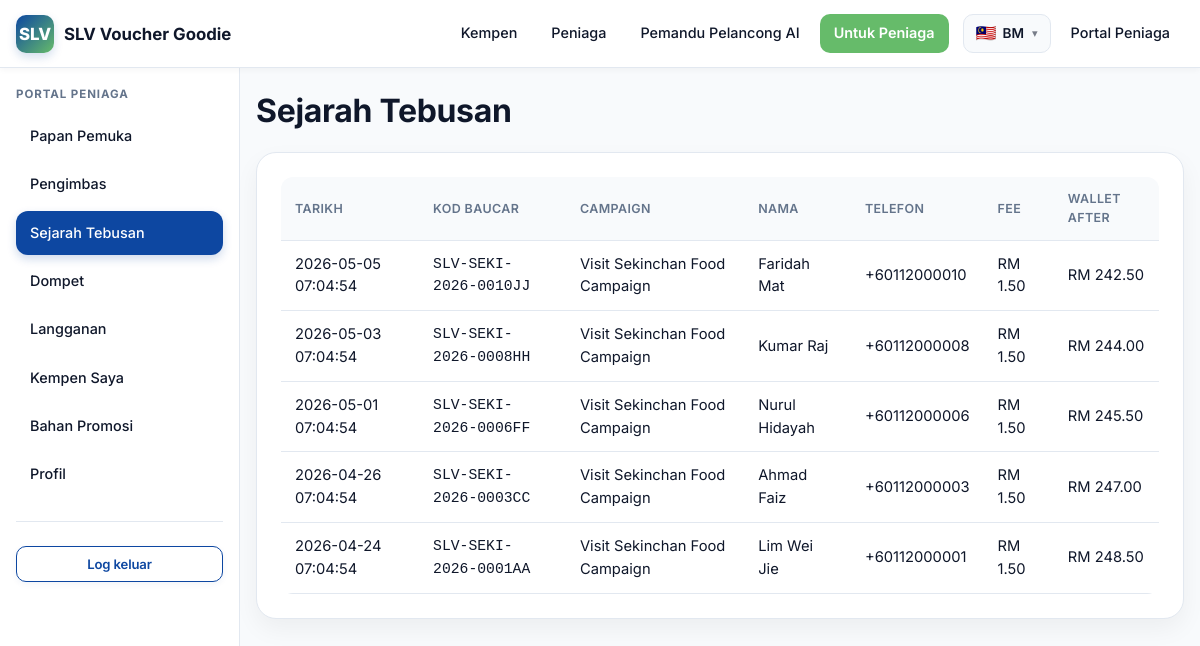
Before: /merchant/redemptions (signed in) with the older database file.
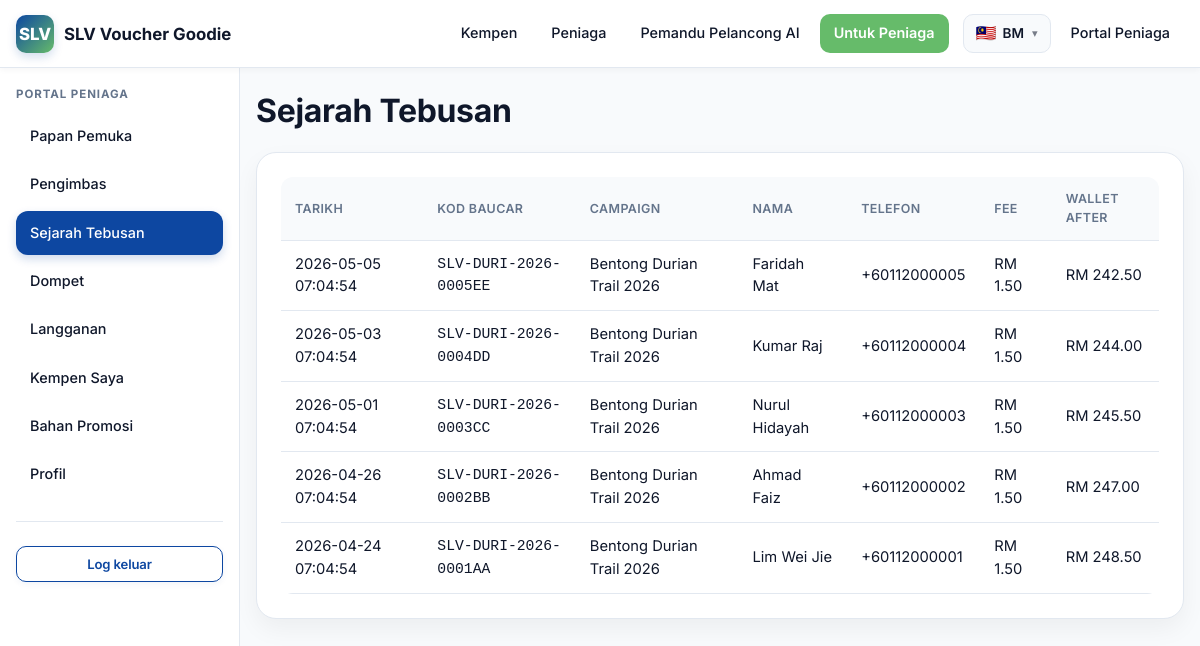
After: the same page with the newer database file.
### tables this page shows
CREATE TABLE redemptions (
  id                    BIGINT UNSIGNED NOT NULL AUTO_INCREMENT,
  voucher_id            BIGINT UNSIGNED NOT NULL,
  campaign_id           BIGINT UNSIGNED NOT NULL,
  merchant_id           BIGINT UNSIGNED NOT NULL,
  redemption_fee        DECIMAL(10,2) NOT NULL DEFAULT 1.50,
  wallet_balance_before DECIMAL(10,2) NOT NULL,
  wallet_balance_after  DECIMAL(10,2) NOT NULL,
  redeemed_by           BIGINT UNSIGNED DEFAULT NULL,  
  redeemed_at           DATETIME NOT NULL DEFAULT CURRENT_TIMESTAMP,
  PRIMARY KEY (id),
  UNIQUE KEY uniq_redemptions_voucher (voucher_id),
  KEY idx_red_campaign (campaign_id),
  KEY idx_red_merchant (merchant_id),
  CONSTRAINT fk_red_voucher FOREIGN KEY (voucher_id) REFERENCES vouchers(id) ON DELETE CASCADE,
  CONSTRAINT fk_red_campaign FOREIGN KEY (campaign_id) REFERENCES campaigns(id) ON DELETE CASCADE,
  CONSTRAINT fk_red_merchant FOREIGN KEY (merchant_id) REFERENCES merchants(id) ON DELETE CASCADE,
  CONSTRAINT fk_red_user FOREIGN KEY (redeemed_by) REFERENCES users(id) ON DELETE SET NULL
);

CREATE TABLE vouchers (
  id              BIGINT UNSIGNED NOT NULL AUTO_INCREMENT,
  campaign_id     BIGINT UNSIGNED NOT NULL,
  merchant_id     BIGINT UNSIGNED DEFAULT NULL,  
  voucher_code    VARCHAR(60) NOT NULL,
  qr_token        TEXT NOT NULL,  
  customer_name   VARCHAR(120) NOT NULL,
  customer_phone  VARCHAR(40) NOT NULL,
  status          ENUM('claimed','redeemed','expired','void') NOT NULL DEFAULT 'claimed',
  claimed_at      DATETIME NOT NULL DEFAULT CURRENT_TIMESTAMP,
  redeemed_at     DATETIME DEFAULT NULL,
  expired_at      DATETIME DEFAULT NULL,
  created_at      DATETIME NOT NULL DEFAULT CURRENT_TIMESTAMP,
  PRIMARY KEY (id),
  UNIQUE KEY uniq_vouchers_code (voucher_code),
  KEY idx_vouchers_campaign (campaign_id),
  KEY idx_vouchers_phone (customer_phone),
  KEY idx_vouchers_status (status),
  CONSTRAINT fk_vouchers_campaign FOREIGN KEY (campaign_id) REFERENCES campaigns(id) ON DELETE CASCADE,
  CONSTRAINT fk_vouchers_merchant FOREIGN KEY (merchant_id) REFERENCES merchants(id) ON DELETE SET NULL
);

CREATE TABLE campaigns (
  id             BIGINT UNSIGNED NOT NULL AUTO_INCREMENT,
  location_id    BIGINT UNSIGNED DEFAULT NULL,
  campaign_name  VARCHAR(180) NOT NULL,
  slug           VARCHAR(180) NOT NULL,
  description    TEXT,
  voucher_type   ENUM('cash','discount','free_gift','b1f1','experience','tourism','festival') NOT NULL DEFAULT 'cash',
  voucher_value  DECIMAL(10,2) NOT NULL DEFAULT 0.00,
  start_date     DATE DEFAULT NULL,
  end_date       DATE DEFAULT NULL,
  banner_image   VARCHAR(255) DEFAULT NULL,
  claim_limit    INT UNSIGNED NOT NULL DEFAULT 0,  
  terms          TEXT,
  status         ENUM('draft','active','ended','paused') NOT NULL DEFAULT 'draft',
  created_at     DATETIME NOT NULL DEFAULT CURRENT_TIMESTAMP,
  PRIMARY KEY (id),
  UNIQUE KEY uniq_campaigns_slug (slug),
  KEY idx_campaigns_location (location_id),
  CONSTRAINT fk_campaigns_location FOREIGN KEY (location_id) REFERENCES locations(id) ON DELETE SET NULL
);

### app/Core/View.php (called while the page is built, shortened)
<?php
class View
{
    private string $base;
    public function __construct()
    {
        $this->base = SLV_ROOT . '/app/Views/';
    }
    public function render(string $template, array $data = [], ?string $layout = null): string
    {
        $file = $this->base . $template . '.php';
        $data['_user'] = Auth::user();
        $data['_lang'] = Lang::current();
        $data['_flash'] = [
            'success' => flash('success'),
            'error'   => flash('error'),
            'info'    => flash('info'),
        ];
        $data['_errors'] = flash('errors') ?: [];
        $content = $this->capture($file, $data);
        if ($layout === null) {
            if (str_starts_with($template, 'admin/')) {
                $layout = 'layouts/admin';
            } elseif (str_starts_with($template, 'merchant/')) {
                $layout = 'layouts/merchant';
            } elseif (str_starts_with($template, 'errors/')) {
                $layout = 'layouts/public';
            } elseif (!str_starts_with($template, 'layouts/') && !str_starts_with($template, 'partials/')) {
                $layout = 'layouts/public';
            }
        }
        if ($layout) {
            $layoutFile = $this->base . $layout . '.php';
            return $this->capture($layoutFile, array_merge($data, ['content' => $content]));
        }
        return $content;
    }
    private function capture(string $file, array $data): string
    {
        extract($data, EXTR_SKIP);
        require $file;
        return (string) ob_get_clean();
    }
}

### app/Controllers/Merchant/RedemptionController.php (called while the page is built, shortened)
<?php
class RedemptionController extends Controller
{
    public function index(array $params): void
    {
        $merchant = Merchant::findByUserId((int) Auth::id());
        $rows = Redemption::listForMerchant((int) $merchant['id']);
        $this->render('merchant/redemptions', [
            'title'    => __('merchant.redemptions'),
            'merchant' => $merchant,
            'rows'     => $rows,
        ]);
    }
}

### public/index.php (called while the page is built, shortened)
<?php
require SLV_ROOT . '/config/config.php';
spl_autoload_register(function (string $class): void {
    $relative = str_replace('\\', '/', substr($class, 4));
    $path = SLV_ROOT . '/app/' . $relative . '.php';
});
require SLV_ROOT . '/app/Core/helpers.php';
$router = new \App\Core\Router();
$router->dispatch();

### app/Core/Lang.php (called while the page is built, shortened)
<?php
class Lang
{
    private static array $messages = [];
    public static function boot(): void
    {
        $default = config('config.lang.default', 'en');
        $current = $_SESSION['lang'] ?? $default;
        $file = SLV_ROOT . '/app/Lang/' . $current . '.php';
        $fallback = SLV_ROOT . '/app/Lang/en.php';
        $messages = is_file($fallback) ? require $fallback : [];
        if ($current !== 'en' && is_file($file)) {
            $messages = array_replace_recursive($messages, require $file);
        }
        self::$messages = $messages;
    }
    public static function get(string $key, array $replace = []): string
    {
        $segments = explode('.', $key);
        $value = self::$messages;
        foreach ($segments as $segment) {
            $value = $value[$segment];
        }
        return $value;
    }
}

### app/Core/helpers.php (called while the page is built, shortened)
<?php
if (!function_exists('config')) {
    function config(string $key, mixed $default = null): mixed
    {
        static $cache = [];
        [$file, $path] = array_pad(explode('.', $key, 2), 2, null);
        if (!isset($cache[$file])) {
            $full = SLV_ROOT . '/config/' . $file . '.php';
            $cache[$file] = is_file($full) ? require $full : [];
        }
        if ($path === null) {
            return $cache[$file];
        }
        $value = $cache[$file];
        foreach (explode('.', $path) as $segment) {
            $value = $value[$segment];
        }
        return $value;
    }
}
if (!function_exists('e')) {
    function e(?string $value): string
    {
        return htmlspecialchars((string) $value, ENT_QUOTES | ENT_SUBSTITUTE, 'UTF-8');
    }
}
if (!function_exists('__')) {
    function __(string $key, array $replace = []): string
    {
        return \App\Core\Lang::get($key, $replace);
    }
}
if (!function_exists('rm')) {
    function rm(float|int|string|null $value): string
    {
        return 'RM ' . number_format((float) $value, 2);
    }
}

### app/Core/Auth.php (called while the page is built, shortened)
<?php
class Auth
{
    public static function user(): ?array
    {
        return $_SESSION['user'] ?? null;
    }
    public static function id(): ?int
    {
        return self::user()['id'] ?? null;
    }
}

### config/config.php (called while the page is built, shortened)
<?php
if (!function_exists('env')) {
    function env(string $key, mixed $default = null): mixed
    {
        $value = $_ENV[$key] ?? getenv($key);
        if ($value === false || $value === null || $value === '') {
            return $default;
        }
        return match (strtolower((string) $value)) {
            'true', '(true)'   => true,
            'false', '(false)' => false,
            'null', '(null)'   => null,
            default            => $value,
        };
    }
}

### config/database.php (called while the page is built)
<?php
return [
    'driver'   => 'mysql',
    'host'     => env('DB_HOST', '127.0.0.1'),
    'port'     => (int) env('DB_PORT', 3306),
    'database' => env('DB_DATABASE', 'slv_voucher'),
    'username' => env('DB_USERNAME', 'root'),
    'password' => env('DB_PASSWORD', ''),
    'charset'  => 'utf8mb4',
    'collation' => 'utf8mb4_unicode_ci',
];

### app/Core/Database.php (called while the page is built, shortened)
<?php
class Database
{
    private static ?PDO $pdo = null;
    public static function pdo(): PDO
    {
        if (self::$pdo instanceof PDO) {
            return self::$pdo;
        }
        $cfg = config('database');
        $dsn = sprintf(
            '%s:host=%s;port=%d;dbname=%s;charset=%s',
            $cfg['driver'],
            $cfg['host'],
            $cfg['port'],
            $cfg['database'],
            $cfg['charset']
        );
        try {
            self::$pdo = new PDO($dsn, $cfg['username'], $cfg['password'], [
                PDO::ATTR_ERRMODE            => PDO::ERRMODE_EXCEPTION,
                PDO::ATTR_DEFAULT_FETCH_MODE => PDO::FETCH_ASSOC,
                PDO::ATTR_EMULATE_PREPARES   => false,
            ]);
        } catch (PDOException $e) {
            throw new \RuntimeException('Database connection failed: ' . $e->getMessage(), 0, $e);
        }
        return self::$pdo;
    }
    public static function run(string $sql, array $params = []): PDOStatement
    {
        $stmt = self::pdo()->prepare($sql);
        $stmt->execute($params);
        return $stmt;
    }
    public static function fetch(string $sql, array $params = []): ?array
    {
        $row = self::run($sql, $params)->fetch();
        return $row === false ? null : $row;
    }
    public static function all(string $sql, array $params = []): array
    {
        return self::run($sql, $params)->fetchAll();
    }
}

### app/Models/Merchant.php (called while the page is built, shortened)
<?php
class Merchant
{
    public static function findByUserId(int $userId): ?array
    {
        return Database::fetch('SELECT * FROM merchants WHERE user_id = ?', [$userId]);
    }
}

### app/Models/Redemption.php (called while the page is built, shortened)
<?php
class Redemption
{
    public static function listForMerchant(int $merchantId, int $limit = 100): array
    {
        return Database::all(
            'SELECT r.*, v.voucher_code, v.customer_name, v.customer_phone, c.campaign_name
             FROM redemptions r
             JOIN vouchers  v ON v.id = r.voucher_id
             JOIN campaigns c ON c.id = r.campaign_id
             WHERE r.merchant_id = ?
             ORDER BY r.redeemed_at DESC LIMIT ' . (int) $limit,
            [$merchantId]
        );
    }
}

### app/Views/merchant/redemptions.php (the view, shortened to what the changed rows need)
<h1 class="mt-0"><?= e(__('merchant.redemptions')) ?></h1>
<div class="card">
  <?php if (empty($rows)): ?>
    <p class="text-muted"><?= e(__('merchant.no_redemptions')) ?></p>
  <?php else: ?>
    <div class="table-wrap">
      <table class="table">
        <thead><tr>
          <th><?= e(__('common.date')) ?></th>
          <th><?= e(__('voucher.code')) ?></th>
          <th>Campaign</th>
          <th><?= e(__('common.name')) ?></th>
          <th><?= e(__('common.phone')) ?></th>
          <th>Fee</th>
          <th>Wallet after</th>
        </tr></thead>
        <tbody>
        <?php foreach ($rows as $r): ?>
          <tr>
            <td><?= e($r['redeemed_at']) ?></td>
            <td class="font-mono"><?= e($r['voucher_code']) ?></td>
            <td><?= e($r['campaign_name']) ?></td>
            <td><?= e($r['customer_name']) ?></td>
            <td><?= e($r['customer_phone']) ?></td>
            <td><?= e(rm($r['redemption_fee'])) ?></td>
            <td><?= e(rm($r['wallet_balance_after'])) ?></td>
          </tr>
        <?php endforeach; ?>
        </tbody>
      </table>
    </div>
  <?php endif; ?>
</div>

### app/Core/Router.php (shortened to what the changed rows need)
<?php
class Router
{
    private array $routes = [
        'GET' => [], 'POST' => [], 'PUT' => [], 'DELETE' => [],
    ];
    private array $groupMiddleware = [];
    public function group(array $middleware, callable $callback): void
    {
        $previous = $this->groupMiddleware;
        $this->groupMiddleware = array_merge($previous, $middleware);
        $this->groupMiddleware = $previous;
    }
    private function add(string $method, string $path, array $handler, array $middleware): void
    {
        $pattern = preg_replace('#\{([a-zA-Z_][a-zA-Z0-9_]*)\}#', '(?P<$1>[^/]+)', $path);
        $pattern = '#^' . rtrim($pattern, '/') . '/?$#';
        $this->routes[$method][] = [
            'pattern'    => $pattern,
            'handler'    => $handler,
            'middleware' => array_merge($this->groupMiddleware, $middleware),
        ];
    }
    public function dispatch(): void
    {
        $method = $_SERVER['REQUEST_METHOD'] ?? 'GET';
        $uri = parse_url($_SERVER['REQUEST_URI'] ?? '/', PHP_URL_PATH) ?: '/';
        $uri = rtrim($uri, '/') ?: '/';
        foreach ($this->routes[$method] ?? [] as $route) {
            if (preg_match($route['pattern'], $uri, $matches)) {
                $params = array_filter($matches, 'is_string', ARRAY_FILTER_USE_KEY);
                [$controllerClass, $action] = $route['handler'];
                $controller = new $controllerClass();
                $controller->{$action}($params);
                return;
            }
        }
    }
}

Changed rows visible on the page:
changed redemptions "RM 242.50": voucher.voucher_code "SLV-SEKI-2026-0010JJ" → "SLV-DURI-2026-0005EE"; campaign.campaign_name "Visit Sekinchan Food Campaign" → "Bentong Durian Trail 2026"; voucher.customer_phone "+60112000010" → "+60112000005"
changed redemptions "RM 244.00": voucher.voucher_code "SLV-SEKI-2026-0008HH" → "SLV-DURI-2026-0004DD"; campaign.campaign_name "Visit Sekinchan Food Campaign" → "Bentong Durian Trail 2026"; voucher.customer_phone "+60112000008" → "+60112000004"
changed redemptions "RM 245.50": voucher.voucher_code "SLV-SEKI-2026-0006FF" → "SLV-DURI-2026-0003CC"; campaign.campaign_name "Visit Sekinchan Food Campaign" → "Bentong Durian Trail 2026"; voucher.customer_phone "+60112000006" → "+60112000003"
changed redemptions "RM 247.00": voucher.voucher_code "SLV-SEKI-2026-0003CC" → "SLV-DURI-2026-0002BB"; campaign.campaign_name "Visit Sekinchan Food Campaign" → "Bentong Durian Trail 2026"; voucher.customer_phone "+60112000003" → "+60112000002"
changed through a linked row, redemptions "RM 248.50": voucher.voucher_code "SLV-SEKI-2026-0001AA" → "SLV-DURI-2026-0001AA"; campaign.campaign_name "Visit Sekinchan Food Campaign" → "Bentong Durian Trail 2026"
